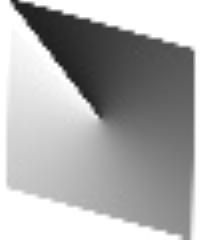
#> input picture notebooks/data/image_1.jpg, 200 x 240 px
$ jupyter execute --allow-errors '004 - Essential numerical tools.ipynb'
#> lines starting #> are read from the running program, lines starting #| are printed output that depends on the picture
# Essential packages (Numpy, Matplotlib, Scipy)

Python `list`s are not a good way of representing numerical data:

[cell 1]
l = list(range(10))
l

[cell 2]
l * 2

[cell 3]
l + [1 for i in l]

Numpy `array` to the rescue!

[cell 4]
import numpy as np

[cell 5]
a = np.array(l)
a

[cell 6]
type(a)

Another way of constructing a range of numbers in Numpy:

[cell 7]
np.arange(10)

Numpy `array`s behave like vectors:

[cell 8]
a * 2

[cell 9]
a + np.ones_like(a)

---

### The simplest way of plotting numerical data: `matplotlib`'s `pyplot`:

[cell 10]
import matplotlib.pyplot as plt

[cell 11]
t = np.linspace(0, 1, 25)
plt.plot(t, ".")
#> figure, not shown here; curve peaks at x = 24, y = 1

### Numpy defines some handy numerical functions:

[cell 12]
plt.plot(np.sqrt(t), "ko")
#> figure, not shown here; curve peaks at x = 24, y = 1

[cell 13]
sine = np.sin(2 * np.pi * t)
plt.plot(t, sine, "r-.", lw=4)
plt.fill_between(t, sine, color="r", alpha=0.3)
#> figure, not shown here; curve peaks at x = 0.25, y = 1

We access elements of Numpy `array`s the same way we did with `list`s:

[cell 14]
sine[:3]

[cell 15]
sine[len(sine) // 2:] = 0

[cell 16]
plt.plot(t, sine, "r-.", lw=4)
plt.fill_between(t, sine, color="r", alpha=0.3)
#> figure, not shown here; curve peaks at x = 0.25, y = 1

Numpy `array` objects actually have quite a lot of attributes and methods:

#> (a cell that did not finish here is left out)

---

Of course, we are not confined to 1-dimensional `array`s:

[cell 18]
noise = np.random.rand(100, 100)
np.min(noise), np.max(noise)

[cell 19]
plt.imshow(noise, cmap="gray")

And if we try something a bit more interesting:

[cell 20]
width = 100
height = 50

[cell 21]
x = np.linspace(-2, 2, width)
y = np.linspace(-1, 1, height)
X, Y = np.meshgrid(x, y)
Z = np.sin(10 * (X**2 + Y**2)) / 10
Z.shape

[cell 22]
plt.imshow(Z)

[cell 23]
plt.imshow(Z, cmap="hot")

[cell 24]
np.min(Z), np.max(Z)

---

To get the values of `Z` into the usual 8-bit grayscale image range:

[cell 25]
Z_image = Z - np.min(Z)
Z_image = (Z_image / np.max(Z_image) * 255).astype(np.uint8)
np.min(Z_image), np.max(Z_image)

[cell 26]
plt.imshow(Z_image, cmap="gray")
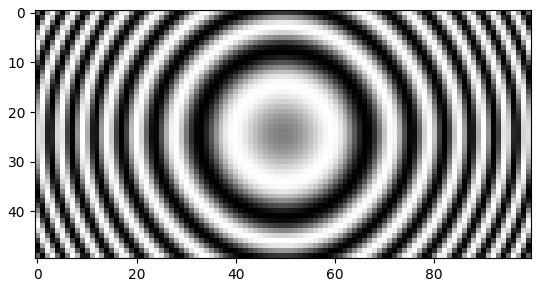
#> figure drawn by matplotlib, 1 panel

[cell 27]
import imageio

imageio.v3.imwrite("./data/ripple.png", Z_image)
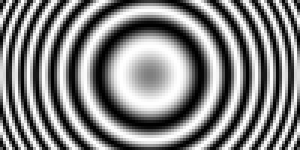
#> saved as ripple.png: shape (50, 100) (shown 3 times larger); min 0, max 255, mean 132

---

If we look a bit closer at our image objets, we will se that they are actually Numpy `array`s:

[cell 28]
image = imageio.v3.imread("data/image_1.jpg")
#> image is the input picture: shape (240, 200); min 23, max 255, mean 171.4
plt.imshow(image, cmap="gray")

[cell 29]
image.min(), image.max(), image.sum(), image.mean(), image.std()
#> Out = (23, 255, 8225812, 171.4, 72.44)

[cell 30]
plt.imshow(np.sort(image, axis=0), cmap="gray")
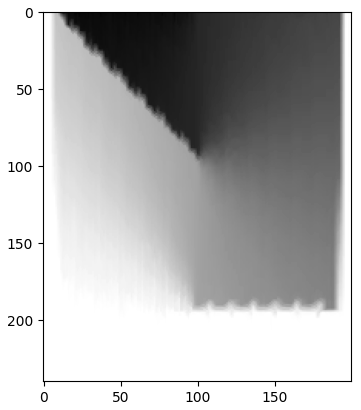
#> figure drawn by matplotlib, 1 panel

---

## Interpolation & Approximation

[cell 31]
from scipy.interpolate import (
    InterpolatedUnivariateSpline,
    interp2d,
    RectBivariateSpline,
    RegularGridInterpolator,
)

[cell 32]
spl = InterpolatedUnivariateSpline(t, sine)
t_new = np.linspace(np.min(t), np.max(t), len(t) * 2)
plt.plot(t_new, spl(t_new))
plt.plot(t, sine, "r.")
#> figure, not shown here; curve peaks at x = 0.245, y = 0.999; curve peaks at x = 0.25, y = 1

Interpolating an image:

[cell 33]
old_x = np.arange(image.shape[1])
#> old_x = 200 values from 0 to 199
old_y = np.arange(image.shape[0])
#> old_y = 240 values from 0 to 239

new_x = np.linspace(0, image.shape[1] - 1, image.shape[1] * 2)
#> new_x = 400 values from 0 to 199
new_y = np.linspace(0, image.shape[0] - 1, image.shape[0] * 2)
#> new_y = 480 values from 0 to 239

spline = RectBivariateSpline(old_y, old_x, image, kx=1, ky=1)
new_image = spline(new_y, new_x)
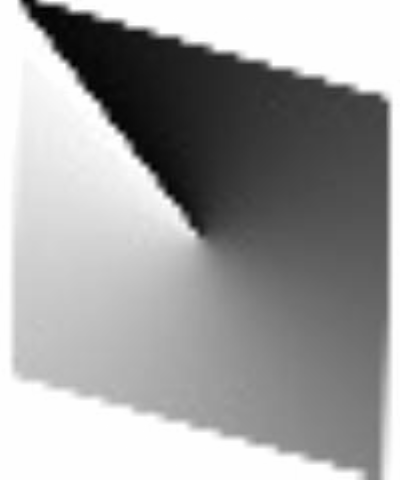
#> new_image: shape (480, 400) float64; min 25.43, max 255, mean 171; drawn with min black and max white

[cell 34]
plt.imshow(new_image, cmap="gray")

---

## Differentiation & Integration

[cell 35]
dy, dx = np.gradient(new_image, 1)
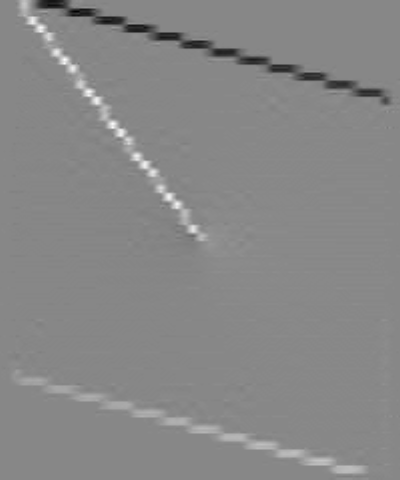
#> dy: shape (480, 400) float64; min -34.75, max 30.57, mean 0; drawn with min black and max white
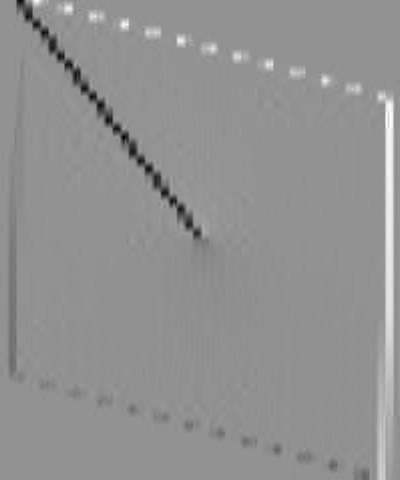
#> dx: shape (480, 400) float64; min -32.06, max 23.9, mean 0; drawn with min black and max white

[cell 36]
fig, ax = plt.subplots(1, 2)
ax[0].imshow(dx, cmap="gray", vmin=-255, vmax=255)
ax[1].imshow(dy, cmap="gray", vmin=-255, vmax=255)

[Sobel operator](https://en.wikipedia.org/wiki/Sobel_operator) is often used to find edges.

Applying an operator kernel over an `array` can be achieved by convolution:

[cell 37]
from scipy.signal import convolve2d

[cell 38]
sobel_x = np.array([[-1, 0, 1], [-2, 0, 2], [-1, 0, 1]])

sobel_y = np.array([[-1, -2, -1], [0, 0, 0], [1, 2, 1]])

[cell 39]
dx_sobel = convolve2d(new_image, sobel_x[::-1, ::-1], mode="valid")
dy_sobel = convolve2d(new_image, sobel_y[::-1, ::-1], mode="valid")

[cell 40]
fig, ax = plt.subplots(1, 2)
ax[0].imshow(dx_sobel, cmap="gray", vmin=-255, vmax=255)
ax[1].imshow(dy_sobel, cmap="gray", vmin=-255, vmax=255)

Numerical integration can be achieved using `numpy` and `scipy` functions

[cell 41]
from scipy.integrate import simps, trapz

[cell 42]
phi = np.linspace(0, np.pi / 2, 10)
f_num = np.sin(phi)
S_trapz = trapz(f_num, phi)
S_simps = simps(f_num, phi)

[cell 43]
S_trapz, S_simps

[cell 44]
plt.plot(phi, f_num, "r.-")
plt.fill_between(phi, f_num, color="r", alpha=0.3)
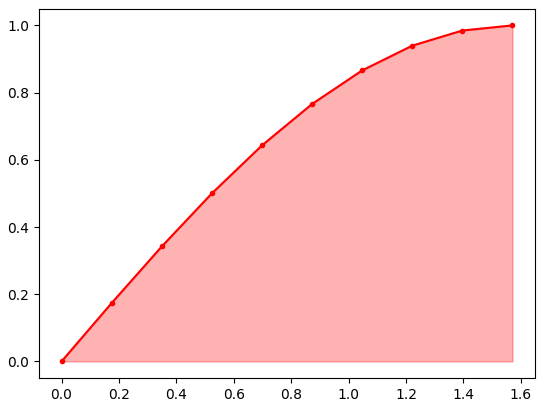
#> figure drawn by matplotlib, 1 panel; curve peaks at x = 1.57, y = 1

Cumulative sum using `cumtrapz` function:

[cell 45]
t = np.linspace(0, 7, 10)  # s
a = np.array([3.47, 4.03, 4.36, 4.48, 4.27, 3.78,
             3.19, 2.73, 2.54, 2.53])  # m/s^2

[cell 46]
from scipy.integrate import cumtrapz

[cell 47]
v = cumtrapz(a, t, initial=0)
s = cumtrapz(v, t, initial=0)
plt.plot(t, a)
plt.plot(t, v)
plt.plot(t, s)
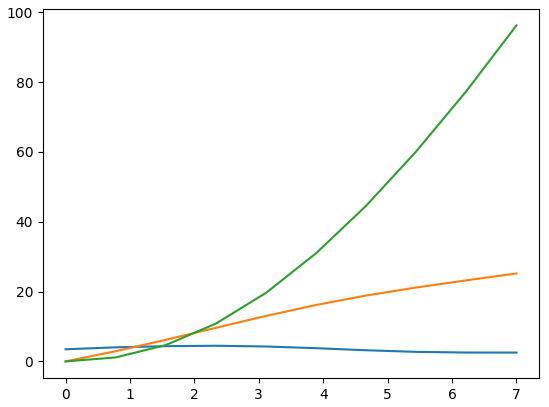
#> figure drawn by matplotlib, 1 panel; curve peaks at x = 2.33, y = 4.48; curve peaks at x = 7, y = 25.18; curve peaks at x = 7, y = 96.22

---

## Frequency Analysis

[cell 48]
import os
import matplotlib.pyplot as plt
import lvm_read

### Load data

Load data from `lvm` file:

[cell 49]
file_path = "data/"
filename = os.path.join(file_path, "measurement.lvm")

#> (the rest of this cell did not finish here and is left out)

There are three segments in this file. Each segment represents a single measurement.

#> (a cell that did not finish here is left out)

Each segment contains various measurement data.

#> (a cell that did not finish here is left out)

#> (a cell that did not finish here is left out)

Let's read data from all segments and create a new array:

#> (a cell that did not finish here is left out)

#> (a cell that did not finish here is left out)

Save the data in variables:

#> (a cell that did not finish here is left out)

[cell 56]
plt.figure(figsize=(20, 5))
#> (the rest of this cell did not finish here and is left out)

## Fast Fourier Transform
Fast Fourier Transform (FFT) is an optimized implementation of **Discrete Fourier Transform**:
$$
A_k = \sum_{m=0}^{n-1}\,a_m\,\exp\left(-2\,\pi\,\mathrm{i}\,\frac{m\,k}{n}\right)
$$

Since all input data are real,  we will use the `np.fft.rfft` function, which expects real inputs and only computes positive frequency spectra.

In order to obtain the correct amplitudes, the output must be appropriately scaled.

#> (a cell that did not finish here is left out)

The frequency vector has to be computed as well:

#> (a cell that did not finish here is left out)

To make the plot more clear, we will use a logarithmic scale on y-axis:

[cell 59]
plt.figure(figsize=(20, 5))
#> (the rest of this cell did not finish here and is left out)

## Windows
To reduce the effects of frequency leakage, windowing is often used.

Leakage is present because the signal is not perfectly periodic.

Different windows are used for different types of the signals:
* Force impact - *force window*
* Impact response - *exponential window*
* Response to continuous excitation - *Hann, Hamming, Bartlett,...*

[cell 60]
n = 100
time_windows = np.linspace(0, 1, n)

# Force window
force_w = np.zeros(n)
force_w[: n // 20] = 1

[cell 61]
# Exponential window
exponential_w = np.exp(np.log(0.01) * time_windows)

[cell 62]
# Other windows
hann = np.hanning(n)
hamming = np.hamming(n)
bartlett = np.bartlett(n)

[cell 63]
fig, ax = plt.subplots(1, 2, figsize=(20, 5))

ax[0].plot(time_windows, force_w, label="Force")
ax[0].plot(time_windows, exponential_w, label="Exponential")
ax[1].plot(time_windows, hann, label="Hann")
ax[1].plot(time_windows, hamming, label="Hamming")
ax[1].plot(time_windows, bartlett, label="Bartlett")

ax[0].legend()
ax[1].legend()
ax[0].grid()
ax[1].grid()

ax[0].set_xlabel("Time / Total time [/]")
ax[0].set_ylabel("Window amplitude")
ax[1].set_xlabel("Time / Total time [/]")
ax[1].set_ylabel("Window amplitude")
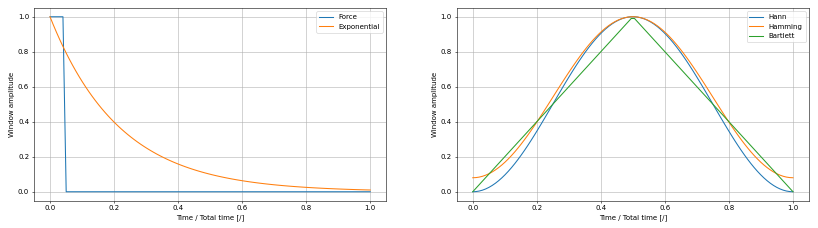
#> figure drawn by matplotlib, 2 panels; panel 1: curve peaks at x = 0, y = 1; panel 1: curve peaks at x = 0, y = 1; panel 2: curve peaks at x = 0.495, y = 1; panel 2: curve peaks at x = 0.495, y = 1

## Welch’s method

The method is implemented in `scipy` library in [`scipy.signal.welch()`](https://docs.scipy.org/doc/scipy/reference/generated/scipy.signal.welch.html) and  [`scipy.signal.csd()`](https://docs.scipy.org/doc/scipy/reference/generated/scipy.signal.csd.html).

The basic idea of the method:
* The time signal is divided into `nperseg`-length segments that overlap by `noverlap` points,
* Each of the segments is windowed,
* The power spectra (or PSD) of each windowed segment are computed,
* The results of all segments are averaged.

Overlapping of the segments preserve the information from the signal that is otherwise lost due to low influence at the segment edges (caused by most windows).

[cell 64]
fig, ax = plt.subplots(1, 2, figsize=(20, 5))
ax[0].plot(time_windows, hamming)
ax[0].plot(time_windows + 1, hamming)
ax[1].plot(time_windows, hamming)
ax[1].plot(time_windows + 0.5, hamming)
ax[0].text(0.7, 0.95, "Lost information")
ax[0].arrow(1, 0.9, 0, -0.5, width=0.02)

ax[0].set_title("No overlap")
ax[1].set_title("50% overlap")

ax[0].set_xlabel("Time / Segment time [/]")
ax[0].set_ylabel("Window amplitude")
ax[1].set_xlabel("Time / Segment time [/]")
ax[1].set_ylabel("Window amplitude")
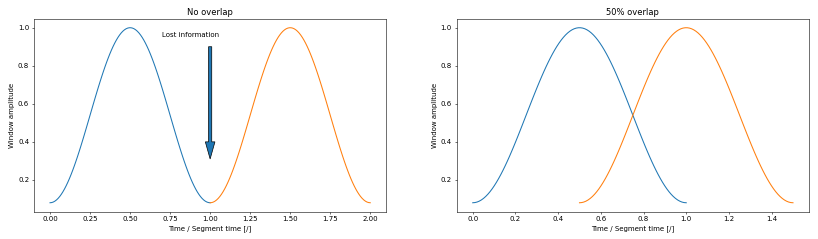
#> figure drawn by matplotlib, 2 panels; panel 1: curve peaks at x = 0.495, y = 1; panel 1: curve peaks at x = 1.49, y = 1; panel 2: curve peaks at x = 0.495, y = 1; panel 2: curve peaks at x = 0.995, y = 1
